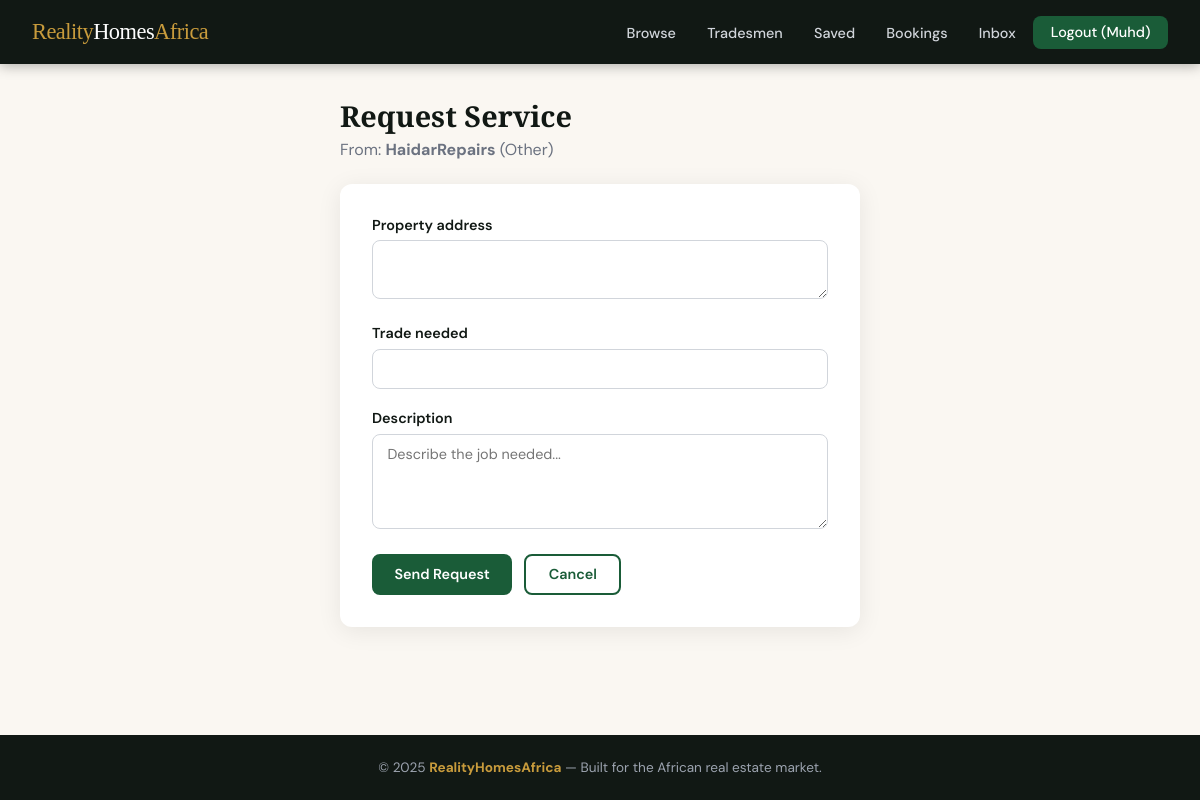
/services/request/1/ (signed in), run on the app's committed database.
### users/models.py (models this page shows, shortened)
class CustomUser(AbstractUser):
    is_agent = models.BooleanField(default=False)
    is_tradesman = models.BooleanField(default=False)
    is_client = models.BooleanField(default=True)
    phone_number = models.CharField(max_length=15, blank=True, null=True)
    profile_picture = models.ImageField(upload_to='profile_pictures/', blank=True, null=True)
    bio = models.TextField(blank=True, null=True)

### services/models.py (models this page shows, shortened)
class TradesmanProfile(models.Model):
    user = models.OneToOneField(
        settings.AUTH_USER_MODEL,
        on_delete=models.CASCADE,
        related_name='tradesman_profile'
    )
    trade_category = models.CharField(max_length=30, choices=TRADE_CATEGORIES)
    years_experience = models.PositiveIntegerField(default=0)
    hourly_rate = models.DecimalField(max_digits=10, decimal_places=2, null=True, blank=True)
    is_verified = models.BooleanField(default=False)
    location_city = models.CharField(max_length=100, blank=True)
    location_state = models.CharField(max_length=100, blank=True)
    certificate = models.FileField(upload_to='certificates/', null=True, blank=True)

### services/views.py (the view)
# urls.py: path('request/<int:tradesman_pk>/', views.request_service, name='request_service'),
@login_required
def request_service(request, tradesman_pk):
    if not request.user.is_client:
        raise PermissionDenied
    profile = get_object_or_404(TradesmanProfile, pk=tradesman_pk)
    if request.method == 'POST':
        form = ServiceRequestForm(request.POST)
        if form.is_valid():
            sr = form.save(commit=False)
            sr.client = request.user
            sr.tradesman = profile
            sr.save()
            messages.success(request, f"Request sent to {profile.user.username}!")
            return redirect('services:tradesman_profile', pk=tradesman_pk)
    else:
        form = ServiceRequestForm()
    return render(request, 'services/request_service.html', {'form': form, 'profile': profile})

### services/forms.py
class ServiceRequestForm(forms.ModelForm):
    class Meta:
        model = ServiceRequest
        fields = ['property_address', 'trade_needed', 'description']
        widgets = {
            'property_address': forms.Textarea(attrs={'rows': 2}),
            'description': forms.Textarea(attrs={'rows': 4, 'placeholder': 'Describe the job needed...'}),
        }

### users/context_processors.py (called while the page is built)
def unread_messages_count(request):
    if request.user.is_authenticated:
        from .models import Message
        count = Message.objects.filter(receiver=request.user, is_read=False).count()
        return {'unread_count': count}
    return {'unread_count': 0}

### templates/services/request_service.html (shortened to what this page needs)
{% extends 'base.html' %}
{% block content %}
<div style="max-width:520px; margin:0 auto;">
  <h1 style="font-family:'Playfair Display',serif; font-size:1.8rem; margin-bottom:0.25rem;">Request Service</h1>
  <p style="color:var(--gray); margin-bottom:1.5rem;">From: <strong>{{ profile.user.username }}</strong> ({{ profile.get_trade_category_display }})</p>
  <div style="background:var(--white); border-radius:var(--radius); padding:2rem; box-shadow:var(--shadow);">
    <form method="post">
      {% for field in form %}
        <div class="form-group">
          <label>{{ field.label }}</label>
          {{ field }}
        </div>
      {% endfor %}
      <div style="display:flex; gap:0.75rem;">
        <button type="submit" class="btn btn-primary">Send Request</button>
        <a href="{% url 'services:tradesman_profile' profile.pk %}" class="btn btn-outline">Cancel</a>
      </div>
    </form>
  </div>
</div>
{% endblock %}

### templates/base.html (shortened to what this page needs)
<!DOCTYPE html>
<html lang="en">
<head>
</head>
<body>
<nav>
  <a href="{% url 'listings:homepage' %}" class="nav-logo">Reality<span>Homes</span>Africa</a>
  <ul class="nav-links">
    <li><a href="{% url 'listings:property_list' %}">Browse</a></li>
    <li><a href="{% url 'services:tradesman_list' %}">Tradesmen</a></li>
    {% if user.is_authenticated %}
      {% if user.is_agent %}
        <li><a href="{% url 'listings:agent_dashboard' %}">My Listings</a></li>
        <li><a href="{% url 'listings:agent_inspections' %}">Inspections</a></li>
      {% elif user.is_tradesman %}
        <li><a href="{% url 'services:tradesman_dashboard' %}">My Profile</a></li>
      {% else %}
        <li><a href="{% url 'listings:favorites_list' %}">Saved</a></li>
        <li><a href="{% url 'listings:client_inspections' %}">Bookings</a></li>
      {% endif %}
      <li>
        <a href="{% url 'users:inbox' %}">
          Inbox
        </a>
      </li>
      <li><a href="{% url 'users:logout' %}" class="btn-nav">Logout ({{ user.username }})</a></li>
    {% else %}
      <li><a href="{% url 'users:login' %}">Login</a></li>
      <li><a href="{% url 'users:choose_role' %}" class="btn-nav">Register</a></li>
    {% endif %}
  </ul>
</nav>
<main>
  {% block content %}{% endblock %}
</main>
<footer>
  &copy; 2025 <strong>RealityHomesAfrica</strong> &mdash; Built for the African real estate market.
</footer>
</body>
</html>

### templates/base.html (style rules this page uses)
:root { --green: #1a5c38; --green-light: #2d8653; --gold: #c89b3c; --cream: #faf7f2; --dark: #111814; --gray: #6b7280; --light-gray: #f3f4f6; --white: #ffffff; --danger: #dc2626; --radius: 12px; --shadow: 0 4px 24px rgba(0,0,0,0.08); }
* { box-sizing: border-box; margin: 0; padding: 0; }
body { font-family: 'DM Sans', sans-serif; background: var(--cream); color: var(--dark); min-height: 100vh; display: flex; flex-direction: column; }
nav { background: var(--dark); padding: 0 2rem; height: 64px; display: flex; align-items: center; justify-content: space-between; position: sticky; top: 0; z-index: 1000; box-shadow: 0 2px 12px rgba(0,0,0,0.3); }
.nav-logo { font-family: 'Playfair Display', serif; font-size: 1.4rem; color: var(--gold); text-decoration: none; letter-spacing: -0.5px; }
.nav-logo span { color: var(--white); }
.nav-links { display: flex; align-items: center; gap: 0.25rem; list-style: none; }
.nav-links a { color: #d1d5db; text-decoration: none; padding: 0.5rem 0.85rem; border-radius: 8px; font-size: 0.9rem; font-weight: 500; transition: all 0.2s; }
.btn-nav { background: var(--green); color: var(--white) !important; padding: 0.45rem 1.1rem !important; border-radius: 8px !important; }
main { flex: 1; padding: 2rem; max-width: 1280px; margin: 0 auto; width: 100%; }
.btn { display: inline-block; padding: 0.6rem 1.4rem; border-radius: 8px; font-family: 'DM Sans', sans-serif; font-size: 0.9rem; font-weight: 600; cursor: pointer; border: none; text-decoration: none; transition: all 0.2s; }
.btn-primary { background: var(--green); color: var(--white); }
.btn-outline { background: transparent; border: 2px solid var(--green); color: var(--green); }
.form-group { margin-bottom: 1.25rem; }
.form-group label { display: block; font-weight: 600; margin-bottom: 0.4rem; font-size: 0.9rem; }
.form-group input, .form-group select, .form-group textarea { width: 100%; padding: 0.65rem 0.9rem; border: 1.5px solid #d1d5db; border-radius: 8px; font-family: 'DM Sans', sans-serif; font-size: 0.9rem; background: var(--white); transition: border 0.2s; }
footer { background: var(--dark); color: #9ca3af; text-align: center; padding: 1.5rem 2rem; font-size: 0.85rem; }
footer strong { color: var(--gold); }

### data on the page
CustomUser: username "Muhd"
TradesmanProfile: user.username "HaidarRepairs", trade_category "Other"

### other printed values
{{ field.label }} "Property address" "Trade needed" "Description"
